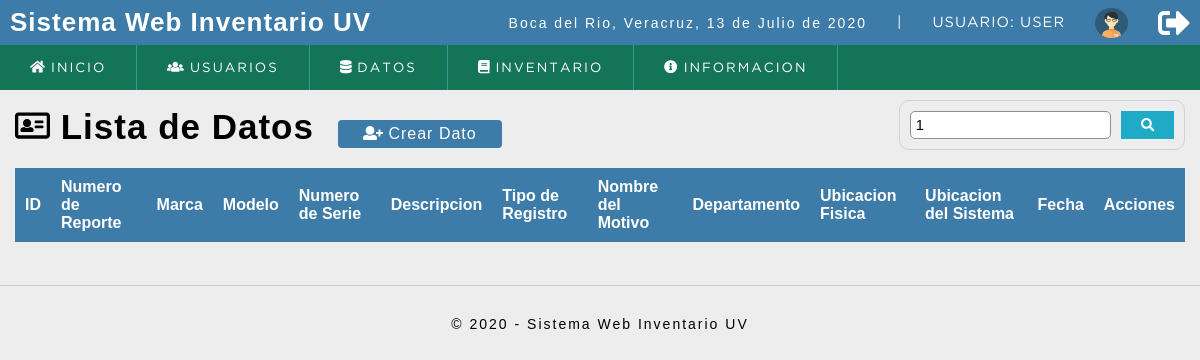
The page /sistema/buscar_dato.php?pagina=2&busqueda=1 (signed in) on the database as committed earlier.
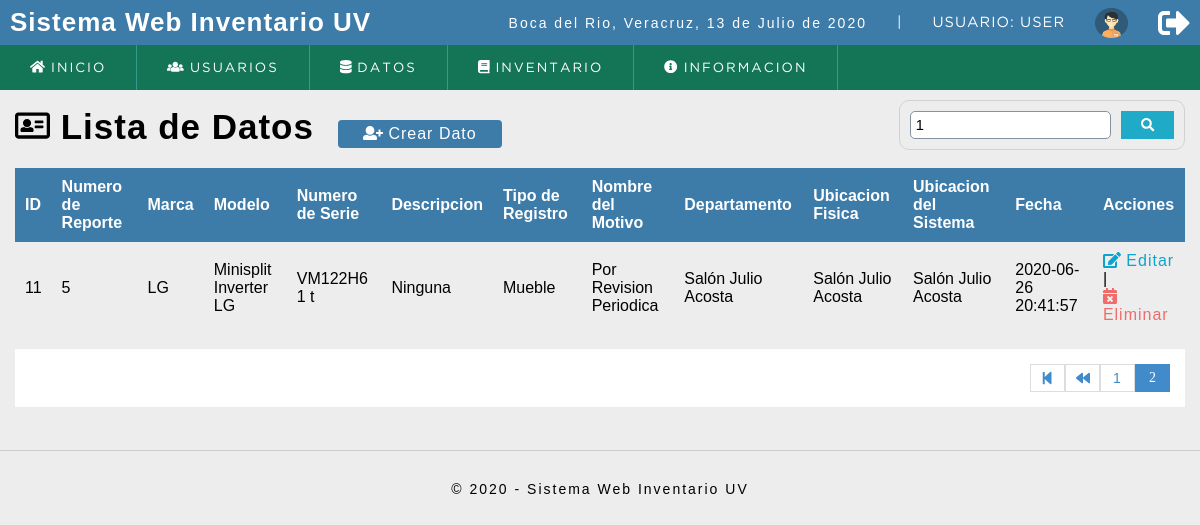
The same page on the database as committed later.
### tables this page shows
CREATE TABLE `datos` (
  `iddatos` int(11) NOT NULL,
  `num_reporte` int(11) DEFAULT NULL,
  `marca` varchar(45) DEFAULT NULL,
  `modelo` varchar(45) DEFAULT NULL,
  `no_serie` varchar(45) DEFAULT NULL,
  `descripcion` varchar(45) DEFAULT NULL,
  `tipo_registro` int(11) DEFAULT NULL,
  `motivo` int(11) DEFAULT NULL,
  `departamento` text,
  `ubicacion_fisica` text,
  `ubicacion_sistema` text,
  `dateadd` datetime DEFAULT CURRENT_TIMESTAMP,
  `usuario_id` int(11) DEFAULT NULL
);

CREATE TABLE `tipo_registro` (
  `idtipo_registro` int(11) NOT NULL,
  `tipo_registro` varchar(40) DEFAULT NULL
);

CREATE TABLE `motivo` (
  `idmotivo` int(11) NOT NULL,
  `motivo` varchar(40) DEFAULT NULL
);

### sistema/buscar_dato.php (the view, shortened to what this page needs)
<?php
	include "../conexion.php";
?>
<!DOCTYPE html>
<html lang="en">
<head>
	<?php include "includes/scripts.php";  ?>
</head>
<body>
	<?php include "includes/header.php";?>
	<section id="container">
		<?php
			$busqueda = strtolower($_REQUEST['busqueda']);
		?>
		<h1><i class="far fa-address-card"></i> Lista de Datos</h1>
		<a href="registro_datos.php" class="btn_new"><i class="fas fa-user-plus"></i> Crear Dato</a>
		<form action="buscar_dato.php" method="get" class="form_search">
			<input type="text" name="busqueda" id="busqueda" placeholder="Buscar" value="<?php echo $busqueda; ?>">
			<button ype="submit" class="btn_search"><i class="fas fa-search"></i></button>
		</form>
		<table>
			<tr>
				<th>ID</th>
				<th>Numero de Reporte</th>
				<th>Marca</th>
				<th>Modelo</th>
				<th>Numero de Serie</th>
				<th>Descripcion</th>
				<th>Tipo de Registro</th>
				<th>Nombre del Motivo</th>
				<th>Departamento</th>
				<th>Ubicacion Fisica</th>
				<th>Ubicacion del Sistema</th>
				<th>Fecha</th>
				<th>Acciones</th>
			</tr>
		<?php
			$tipo_registro = '';
			$motivo = '';
			$sql_register = mysqli_query($conection,"SELECT COUNT(*) as iddatos FROM datos
																	WHERE
																	(
																	    iddatos LIKE '%$busqueda%' OR
																	    num_reporte LIKE '%$busqueda%' OR
																	    marca LIKE '%$busqueda%' OR
																	    modelo LIKE '%$busqueda%' OR
																	    no_serie LIKE '%$busqueda%' OR
																	    descripcion LIKE '%$busqueda%' OR
																	    departamento LIKE '%$busqueda%' OR
																	    ubicacion_fisica LIKE '%$busqueda%' OR
																	    ubicacion_sistema LIKE '%$busqueda%' OR
																	    dateadd LIKE '%$busqueda%'
																	    $tipo_registro
																	    $motivo
																	)");
			$result_register = mysqli_fetch_array($sql_register);
			$iddatos = $result_register['iddatos'];
			$por_pagina = 4;
			if(empty($_GET['pagina'])){
				$pagina = 1;
			}else{
				$pagina = $_GET['pagina'];
			}
			$desde = ($pagina-1) * $por_pagina;
			$total_paginas = ceil($iddatos / $por_pagina);
			$query = mysqli_query($conection,"SELECT d.iddatos, d.num_reporte, d.marca, d.modelo, d.no_serie, d.descripcion, t.tipo_registro, m.motivo, d.departamento, d.ubicacion_fisica, d.ubicacion_sistema, d.dateadd FROM datos d INNER JOIN motivo m ON d.motivo = m.idmotivo INNER JOIN tipo_registro t ON d.tipo_registro = t.idtipo_registro WHERE(
																				d.iddatos LIKE '%$busqueda%' OR
																				d.num_reporte LIKE '%$busqueda%' OR
																				d.marca LIKE '%$busqueda%' OR
																				d.modelo LIKE '%$busqueda%' OR
																				d.no_serie LIKE '%$busqueda%' OR
																				d.descripcion LIKE '%$busqueda%' OR
																				t.tipo_registro LIKE '%$busqueda%' OR
																				m.motivo LIKE '%$busqueda%' OR
																				d.departamento LIKE '%$busqueda%' OR
																				d.ubicacion_fisica LIKE '%$busqueda%' OR
																				d.ubicacion_sistema LIKE '%$busqueda%' OR
																				d.dateadd LIKE '%$busqueda%')
																				ORDER BY d.iddatos ASC LIMIT $desde,$por_pagina");
			$result = mysqli_num_rows($query);
			if($result > 0){
				while ($data = mysqli_fetch_array($query)) {
					if($data["no_serie"] == null){
						$no_serie = 'Sin Numero de Serie';
					}else{
						$no_serie = $data["no_serie"];
					}
			?>
				<tr>
					<td><?php echo $data["iddatos"]; ?></td>
					<td><?php echo $data["num_reporte"]; ?></td>
					<td><?php echo $data["marca"]; ?></td>
					<td><?php echo $data["modelo"]; ?></td>
					<td><?php echo $no_serie; ?></td>
					<td><?php echo $data["descripcion"]; ?></td>
					<td><?php echo $data["tipo_registro"]; ?></td>
					<td><?php echo $data["motivo"]; ?></td>
					<td><?php echo $data["departamento"]; ?></td>
					<td><?php echo $data["ubicacion_fisica"]; ?></td>
					<td><?php echo $data["ubicacion_sistema"]; ?></td>
					<td><?php echo $data["dateadd"]; ?></td>
					<td>
						<a class="link_edit" href="editar_datos.php?id=<?php echo $data["iddatos"]; ?>"><i class="fas fa-edit"></i> Editar</a>
						|<br>
						<a class="link_delete" href="eliminar_confirmar_dato.php?id=<?php echo $data["iddatos"]; ?>"><i class="fas fa-calendar-times"></i> Eliminar</a>
					</td>
				</tr>
		<?php
				}
			}
		?>
		</table>
		<?php
			if($iddatos != 0)
			{
		?>
		<div class="paginador">
			<ul>
			<?php
				if($pagina != 1)
				{
			?>
				<li><a href="?pagina=<?php echo 1; ?>&busqueda=<?php echo $busqueda; ?>"><i class="fas fa-step-backward"></i></a></li>
				<li><a href="?pagina=<?php echo $pagina-1; ?>&busqueda=<?php echo $busqueda; ?>"><i class="fas fa-backward"></i></a></li>
			<?php
				}
				for($i=1; $i <= $total_paginas; $i++){
					if($i == $pagina){
						echo '<li class="pageSelected">'.$i.'</li>';
					}else{
						echo '<li><a href="?pagina='.$i.'&busqueda='.$busqueda.'">'.$i.'</a></li>';
					}
				}
			?>
			</ul>
		</div>
		<?php } ?>
	</section>
	<?php include "includes/footer.php";?>
</body>
</html>

Rows that differ between the two databases and show on the page:
added datos: iddatos "11", num_reporte "5", marca "LG", modelo "Minisplit Inverter LG", no_serie "VM122H6 1 t", descripcion "Ninguna", tipo_registro.tipo_registro "Mueble", motivo.motivo "Por Revision Periodica", departamento "Salón Julio Acosta", ubicacion_fisica "Salón Julio Acosta", ubicacion_sistema "Salón Julio Acosta", dateadd "2020-06-26 20:41:57"
Other text that changed with them:
new list line: "1"
new list line: "2"
